Frame 1 (no input): blank canvas, image omitted
Frame 60 (the mouse pressed at the canvas centre just before this capture): blank canvas, image omitted
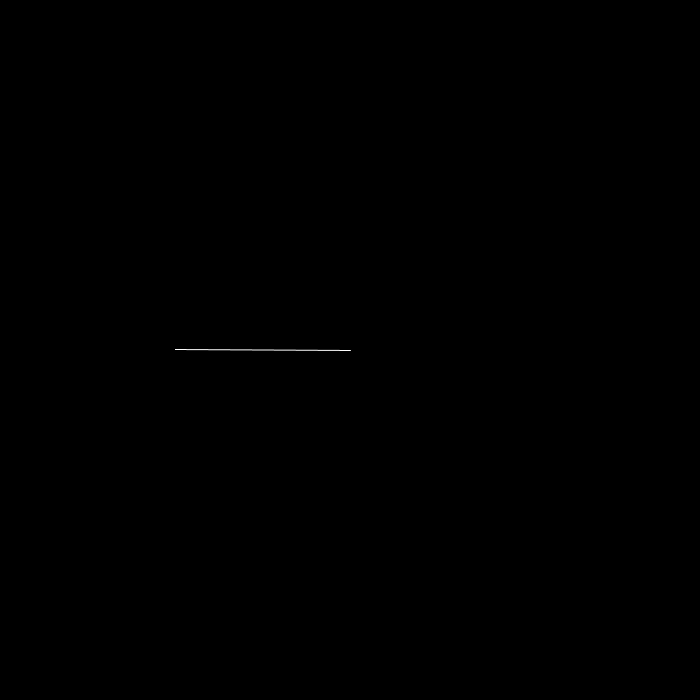
Frame 120 (the mouse held since frame 60 and released just before this capture)

The Processing sketch whose frames 1 and 60 were blank and that drew this single picture after the mouse press (run headless with seeded random() and noise(); from frame 60 on, the mouse is pressed at the canvas centre):

// Processing sketch: s024_polar_drawing
// ── s024_polar_drawing.pde
// A drawing program
// using polar coordinates.

// It uses mouseX as the angle
// and mouseY as the distance
// in the polar coordinates
// formula. This produces
// distorted drawings.

float lastx, lasty;
void setup() {
  size(700, 700);
  background(0);
  stroke(255);
}

void draw() {
  // convert mouseX, mouseY
  // (cartesian coordinates)
  // into polar coordinates.
  
  // Just to see what happens :)
  float angle = radians(map(mouseX, 0, width, 0, 360));
  float distance = mouseY / 2;
  float x = width / 2 + distance * cos(angle);
  float y = height / 2 + distance * sin(angle);
  
  if (mousePressed) {
    line(x, y, lastx, lasty);
  }
  lastx = x;
  lasty = y;
}
void keyPressed() {
  if (key == ' ') {
    background(0);
  }
}
